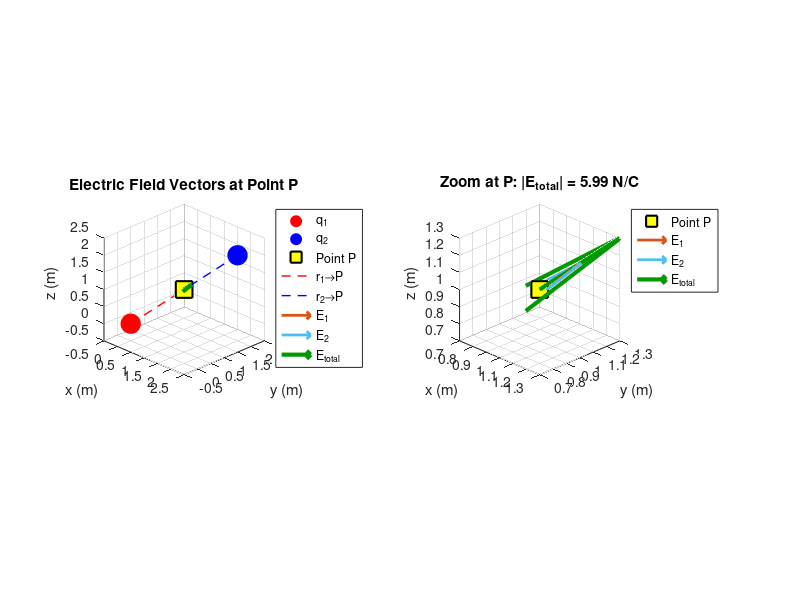

The MATLAB script that drew this image:
%% Electric Field Visualization due to Two Point Charges
clear; clc; close all;

%% Parameters
% Physical constants
k = 8.99e9;  % Coulomb's constant (N·m²/C²)

% Point P where we want to calculate E field
Px = 1.0; Py = 1.0; Pz = 1.0;  % Position of point P (meters)
P = [Px, Py, Pz];

% Charge 1
q1 = 1e-9;           % Charge magnitude (Coulombs)
r1 = [0, 0, 0];      % Position of charge 1

% Charge 2
q2 = -1e-9;          % Charge magnitude (Coulombs)
r2 = [2, 2, 2];      % Position of charge 2

%% Compute Electric Field at Point P
% Vector from charge 1 to P
R1 = P - r1;
R1_mag = norm(R1);

% Vector from charge 2 to P
R2 = P - r2;
R2_mag = norm(R2);

% Electric field contributions (E = k*q*R_hat / R²)
E1 = k * q1 * R1 / R1_mag^3;
E2 = k * q2 * R2 / R2_mag^3;

% Total electric field
E_total = E1 + E2;
E_mag = norm(E_total);

%% Display Results in Command Window
fprintf('=== Electric Field Calculation ===\n');
fprintf('Point P = (%.2f, %.2f, %.2f) m\n\n', Px, Py, Pz);

fprintf('Charge q1 = %.2e C at (%.2f, %.2f, %.2f)\n', q1, r1(1), r1(2), r1(3));
fprintf('Charge q2 = %.2e C at (%.2f, %.2f, %.2f)\n\n', q2, r2(1), r2(2), r2(3));

fprintf('E1 (from q1) = [%.2f, %.2f, %.2f] N/C\n', E1(1), E1(2), E1(3));
fprintf('E2 (from q2) = [%.2f, %.2f, %.2f] N/C\n', E2(1), E2(2), E2(3));
fprintf('E_total      = [%.2f, %.2f, %.2f] N/C\n', E_total(1), E_total(2), E_total(3));
fprintf('|E_total|    = %.2f N/C\n', E_mag);

%% Visualization
figure('Position', [100 100 1200 500]);

% --- Subplot 1: 3D View of Geometry and Field Vectors ---
subplot(1,2,1);
hold on; grid on; axis equal;
view(45, 25);

% Scale factor for vector visualization
scale = 0.3 / max([norm(E1), norm(E2), E_mag]);

% Plot charges
plot3(r1(1), r1(2), r1(3), 'ro', 'MarkerSize', 14, 'MarkerFaceColor', 'r');
plot3(r2(1), r2(2), r2(3), 'bo', 'MarkerSize', 14, 'MarkerFaceColor', 'b');

% Plot point P
plot3(P(1), P(2), P(3), 'ks', 'MarkerSize', 12, 'MarkerFaceColor', 'y', 'LineWidth', 1.5);

% Plot position vectors (dashed lines) to P
plot3([r1(1) P(1)], [r1(2) P(2)], [r1(3) P(3)], 'r--', 'LineWidth', 1);
plot3([r2(1) P(1)], [r2(2) P(2)], [r2(3) P(3)], 'b--', 'LineWidth', 1);

% Plot E-field vectors at P
quiver3(P(1), P(2), P(3), scale*E1(1), scale*E1(2), scale*E1(3), ...
    'Color', [0.85 0.33 0.10], 'LineWidth', 2, 'MaxHeadSize', 0.5);
quiver3(P(1), P(2), P(3), scale*E2(1), scale*E2(2), scale*E2(3), ...
    'Color', [0.30 0.75 0.93], 'LineWidth', 2, 'MaxHeadSize', 0.5);
quiver3(P(1), P(2), P(3), scale*E_total(1), scale*E_total(2), scale*E_total(3), ...
    'Color', [0 0.6 0], 'LineWidth', 3, 'MaxHeadSize', 0.7);

xlabel('x (m)'); ylabel('y (m)'); zlabel('z (m)');
title('Electric Field Vectors at Point P');
legend({'q_1', 'q_2', 'Point P', 'r_1\rightarrowP', 'r_2\rightarrowP', ...
    'E_1', 'E_2', 'E_{total}'}, 'Location', 'northeastoutside');
xlim([min([r1(1),r2(1),Px])-0.5, max([r1(1),r2(1),Px])+0.5]);
ylim([min([r1(2),r2(2),Py])-0.5, max([r1(2),r2(2),Py])+0.5]);
zlim([min([r1(3),r2(3),Pz])-0.5, max([r1(3),r2(3),Pz])+0.5]);

% --- Subplot 2: Zoom on Point P showing only E-field vectors ---
subplot(1,2,2);
hold on; grid on; axis equal;
view(45, 25);

plot3(P(1), P(2), P(3), 'ks', 'MarkerSize', 12, 'MarkerFaceColor', 'y', 'LineWidth', 1.5);

% Larger scale for zoom view
scale2 = 0.6 / max([norm(E1), norm(E2), E_mag]);

quiver3(P(1), P(2), P(3), scale2*E1(1), scale2*E1(2), scale2*E1(3), ...
    'Color', [0.85 0.33 0.10], 'LineWidth', 2, 'MaxHeadSize', 0.5);
quiver3(P(1), P(2), P(3), scale2*E2(1), scale2*E2(2), scale2*E2(3), ...
    'Color', [0.30 0.75 0.93], 'LineWidth', 2, 'MaxHeadSize', 0.5);
quiver3(P(1), P(2), P(3), scale2*E_total(1), scale2*E_total(2), scale2*E_total(3), ...
    'Color', [0 0.6 0], 'LineWidth', 3, 'MaxHeadSize', 0.7);

xlabel('x (m)'); ylabel('y (m)'); zlabel('z (m)');
title(sprintf('Zoom at P: |E_{total}| = %.2f N/C', E_mag));
legend({'Point P', 'E_1', 'E_2', 'E_{total}'}, 'Location', 'northeastoutside');

lim = 0.5*scale2*max([norm(E1), norm(E2), E_mag]);
xlim([Px-lim, Px+lim]);
ylim([Py-lim, Py+lim]);
zlim([Pz-lim, Pz+lim]);
